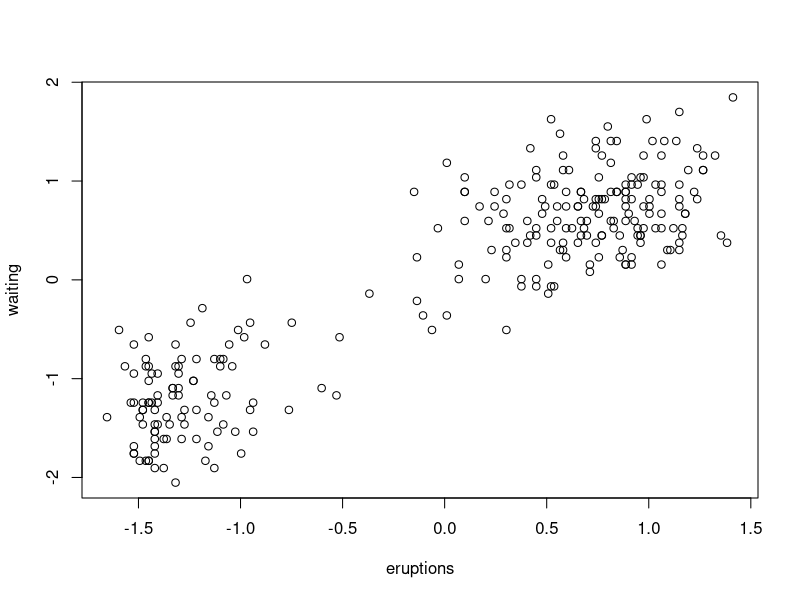
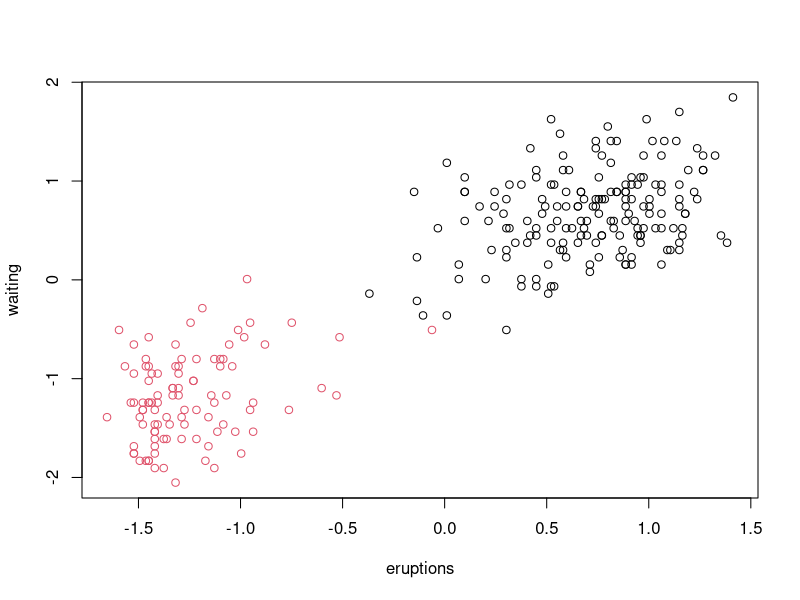
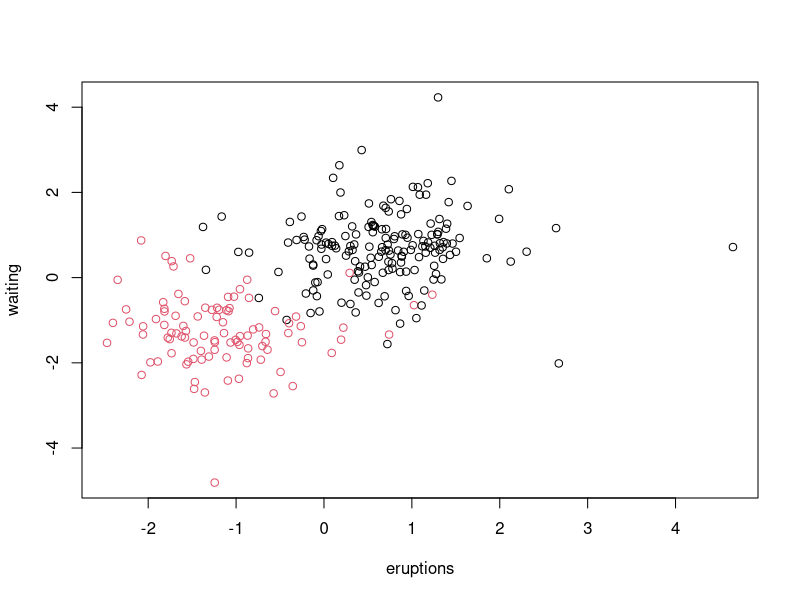

R code for these plots, in order: (Note: this script raises an error after producing the figures.)
## ---- chunk 1
library(caret)
library(ggplot2)
## ---- chunk 2
data(faithful)
n <- nrow(faithful)
faithful <- data.frame(lapply(faithful, scale))
plot(faithful)
faithful$cl <- factor(kmeans(faithful, centers=2)$cluster)
plot(faithful[,1:2], col=faithful$cl)
# make it more challenging
set.seed(1)
faithful[,1] <- faithful[,1] + rt(n,df=5)/2
faithful[,2] <- faithful[,2] + rt(n,df=5)/2
plot(faithful[,1:2], col=faithful$cl)
x <- faithful[,1:2]
y <- faithful[,3]
## ---- chunk 3
# SVM with radial kernel
start1 = Sys.time()
svm_model <- train(x, y, method="svmRadial")
end1 = Sys.time()
out1 <- svm_model$results[rownames(svm_model$bestTune),]
kappa1 <- out1$Kappa
kappasd1 <- out1$KappaSD
time1 = end1-start1
## ---- chunk 4
#Random forest   

#start2 = Sys.time()

#rf_model <- train(x, y, method="rf")

#end2 = Sys.time()

#out2 <- rf_model$results[rownames(rf_model$bestTune),]

#kappa2 <- out2$Kappa

#kappasd2 <- out2$KappaSD

#time2 = end2-start2 
## ---- chunk 5
# Gradient boosting machine
start3 = Sys.time()
boost3 <- train(x, y, method="gbm", verbose=FALSE)
end3 = Sys.time()
out3 <- boost3$results[rownames(boost3$bestTune),]
kappa3 <- out3$Kappa
kappasd3 <- out3$KappaSD
time3 = end3-start3
## ---- chunk 6
df=data.frame(Method=c("svmRadial","gbm"), Kappa=c(kappa1,kappa3), KappaSD=c(kappasd1,  kappasd3), Time=c(time1,time3))
df
## ---- chunk 7
r = 1
d=data.frame(method=c("svmRadial","gbm"), kappa=c(kappa1,kappa3), lower=c(kappa1-r*kappasd1,kappa3-r*kappasd3), upper=c(kappa1+r*kappasd1,kappa3+r*kappasd3))
ggplot() + geom_pointrange(data=d, mapping=aes(x=method, y=kappa, ymin=upper, ymax=lower))
